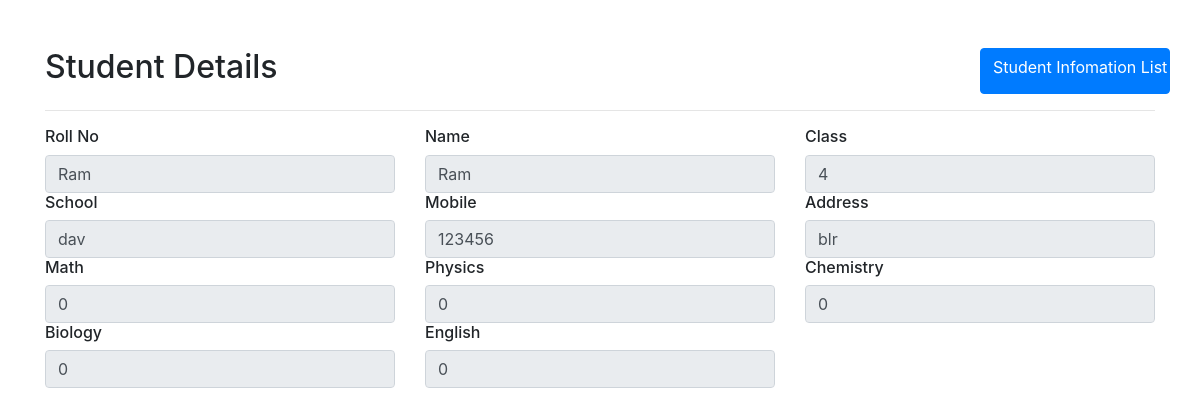
/details/1234, run on the app's committed database.
### enroll/models.py (models this page shows, shortened)
class StudentAcademics(models.Model):
    roll_no = models.ForeignKey(StudentInfo, on_delete=models.CASCADE, null=True, blank=True)
    math = models.IntegerField(default=0)
    physics = models.IntegerField(default=0)
    chemistry = models.IntegerField(default=0)
    biology = models.IntegerField(default=0)
    english = models.IntegerField(default=0)

class StudentInfo(models.Model):
    roll_no = models.IntegerField(primary_key=True)
    name = models.CharField(max_length=50)
    class_name = models.CharField(max_length=500)
    school = models.CharField(max_length=500)
    mobile = models.BigIntegerField()
    address = models.CharField(max_length=500)
    def __str__(self):
        return self.name

### enroll/views.py (the view)
# urls.py: path('details/<int:id>', views.view_details)
def view_details(request,id):
    context = {}
    stu_details = StudentAcademics.objects.get(roll_no__roll_no = id )
    context['stu_details'] = stu_details
    return render(request, 'details.html' , context)

### enroll/templates/details.html
{% extends 'base.html' %}
{% load crispy_forms_tags %}
{% block content %}
    <div class=" row d-flex justify-content-around mt-5">
        <h2 class="col-md-10">Student Details</h2>
    <a href="/" class="btn btn-primary col-md-2">Student Infomation List</a>
    </div>
    <hr mt-2>
    {% if  stu_details %}
        <div class="row">
            <div class="col-4">
                <h6>Roll No</h6>
                <input type="text", class="form-control" disabled value="{{stu_details.roll_no}}" >
            </div>
            <div class="col-4">
                <h6>Name</h6>
                <input type="text", class="form-control" disabled value="{{stu_details.roll_no.name}}" >
            </div>
            <div class="col-4">
                <h6>Class</h6>
                <input type="text", class="form-control" disabled value="{{stu_details.roll_no.class_name}}" >
            </div>
            <div class="col-4">
                <h6>School</h6>
                <input type="text", class="form-control" disabled value="{{stu_details.roll_no.school}}" >
            </div>
            <div class="col-4">
                <h6>Mobile</h6>
                <input type="text", class="form-control" disabled value="{{stu_details.roll_no.mobile}}" >
            </div>
            <div class="col-4">
                <h6>Address</h6>
                <input type="text", class="form-control" disabled value="{{stu_details.roll_no.address}}" >
            </div>
            <div class="col-4">
                <h6>Math</h6>
                <input type="text", class="form-control" disabled value="{{stu_details.math}}">
            </div>
            <div class="col-4">
                <h6>Physics</h6>
                <input type="text", class="form-control" disabled value="{{stu_details.physics}}">
            </div>
            <div class="col-4">
                <h6>Chemistry</h6>
                <input type="text", class="form-control" disabled value="{{stu_details.chemistry}}">
            </div>
            <div class="col-4">
                <h6>Biology</h6>
                <input type="text", class="form-control" disabled value="{{stu_details.biology}}">
            </div>
            <div class="col-4">
                <h6>English</h6>
                <input type="text", class="form-control" disabled value="{{stu_details.english}}">
            </div>
        </div>
    {% else %}
        <div>No student Found..</div>
    {% endif %}
{% endblock content %}

### data on the page
StudentAcademics: roll_no "Ram", roll_no.name "Ram", roll_no.class_name "4", roll_no.school "dav", roll_no.mobile "123456", roll_no.address "blr", math "0", physics "0", chemistry "0", biology "0", english "0"
